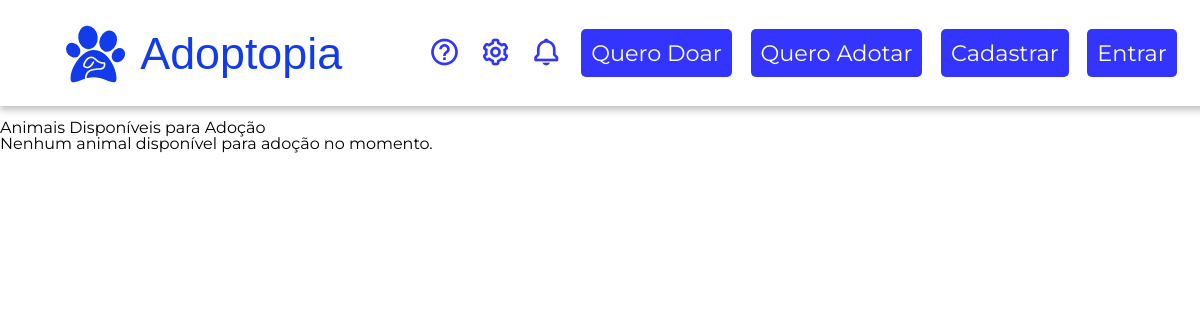
Before: /quero-adotar.php with the older database file.
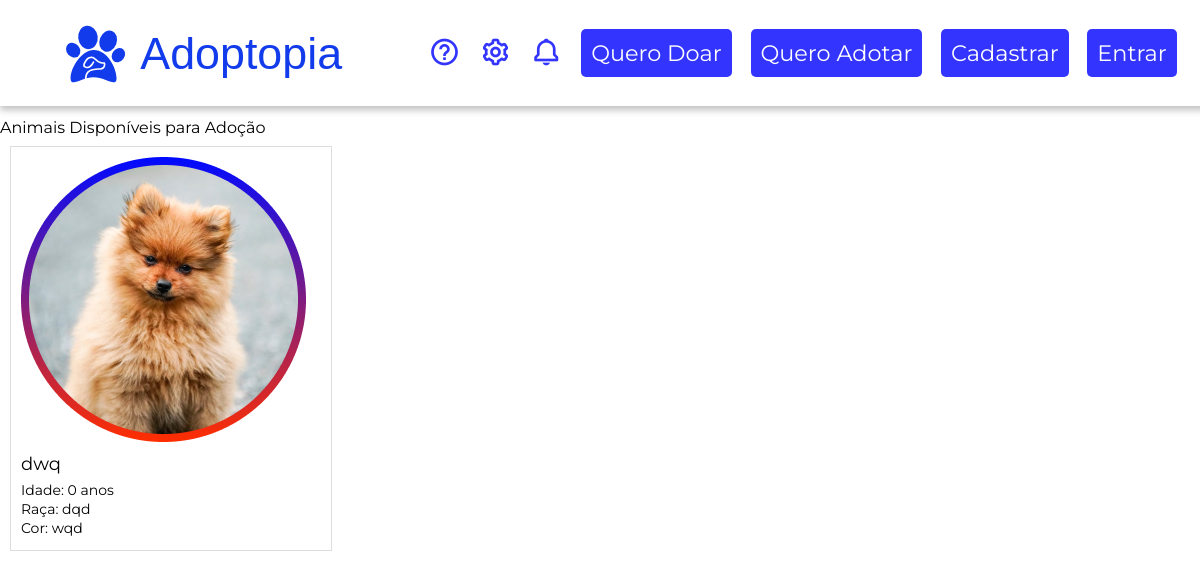
After: the same page with the newer database file.
### tables this page shows
CREATE TABLE `animais` (
  `id` int(11) NOT NULL,
  `idade` int(11) NOT NULL,
  `raca` varchar(50) NOT NULL,
  `nome` varchar(100) NOT NULL,
  `cor` varchar(20) NOT NULL,
  `porte` varchar(20) NOT NULL,
  `sexo` char(1) NOT NULL,
  `vacinado` char(1) NOT NULL,
  `castrado` char(1) NOT NULL,
  `patologia` varchar(200) NOT NULL,
  `situacao` text NOT NULL,
  `status` varchar(1) NOT NULL,
  `descricao` text NOT NULL,
  `created_at` timestamp NOT NULL DEFAULT current_timestamp(),
  `updated_at` timestamp NOT NULL DEFAULT current_timestamp() ON UPDATE current_timestamp(),
  `nomeArquivo` varchar(100) DEFAULT NULL,
  `path` varchar(100) NOT NULL
);

### quero-adotar.php (the view, shortened to what this page needs)
<!DOCTYPE html>
<html lang="pt-BR">
<?php include 'head.php' ?>
<head>
</head>
<body>
    <?php include 'header.php' ?>
    <main>
        <section class="destaque">
            <h2>Animais Disponíveis para Adoção</h2>
            <?php
            include("conexao.php");
            $sql = "SELECT * FROM animais WHERE status = 'D'";
            $stmt = $mysqli->prepare($sql);
            if ($stmt) {
                $stmt->execute();
                $result = $stmt->get_result();
                if ($result->num_rows > 0) {
                    while ($animal = $result->fetch_assoc()) {
                        echo '<div class="animal-card">';
                        echo '<img src="' . $animal['path'] . '" alt="' . $animal['nome'] . '">';
                        echo '<h3>' . $animal['nome'] . '</h3>';
                        echo '<p>Idade: ' . $animal['idade'] . ' anos</p>';
                        echo '<p>Raça: ' . $animal['raca'] . '</p>';
                        echo '<p>Cor: ' . $animal['cor'] . '</p>';
                        echo '</div>';
                    }
                } else {
                    echo '<p>Nenhum animal disponível para adoção no momento.</p>';
                }
            } else {
                echo '<p>Ocorreu um erro ao buscar os animais disponíveis.</p>';
            }
            ?>
        </section>
    </main>
</body>
</html>

Changed rows visible on the page:
added animais: path (picture), nome "dwq", idade "0", raca "dqd", cor "wqd"
Other visible differences:
text no longer shown: "Nenhum animal disponível para adoção no momento."
